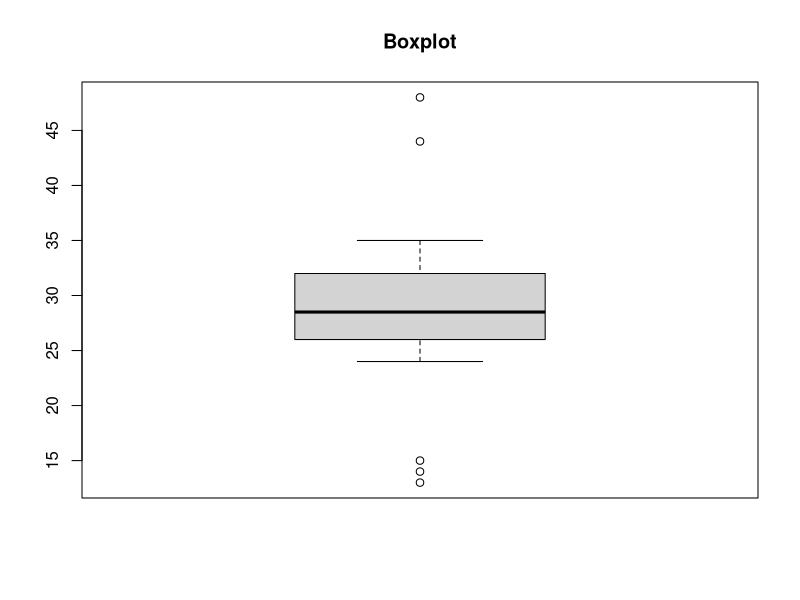
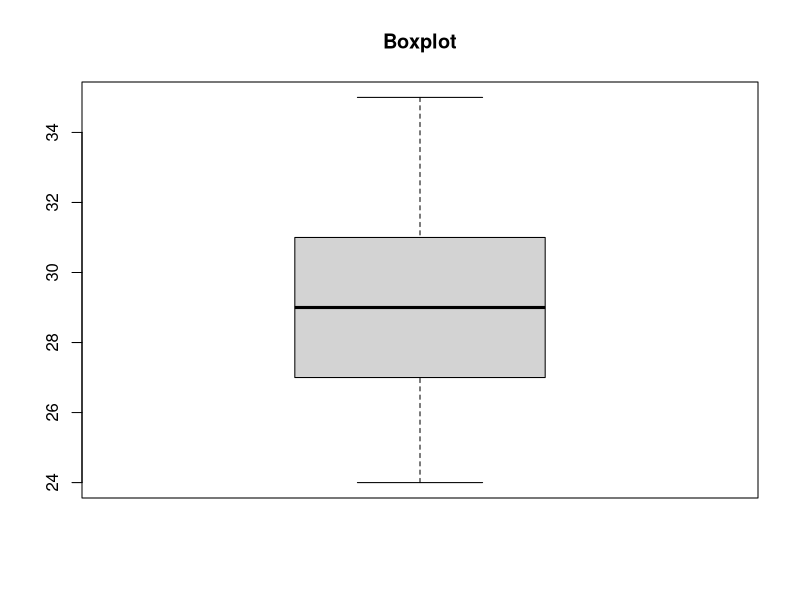
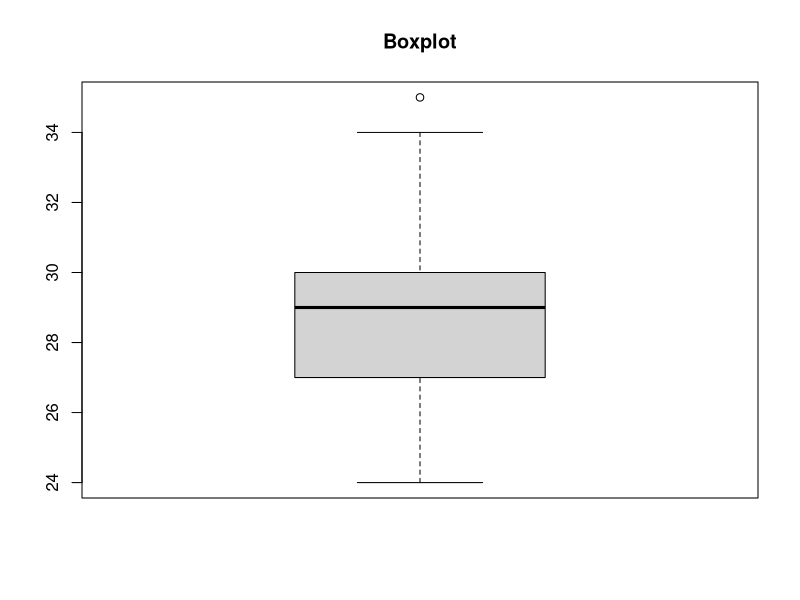
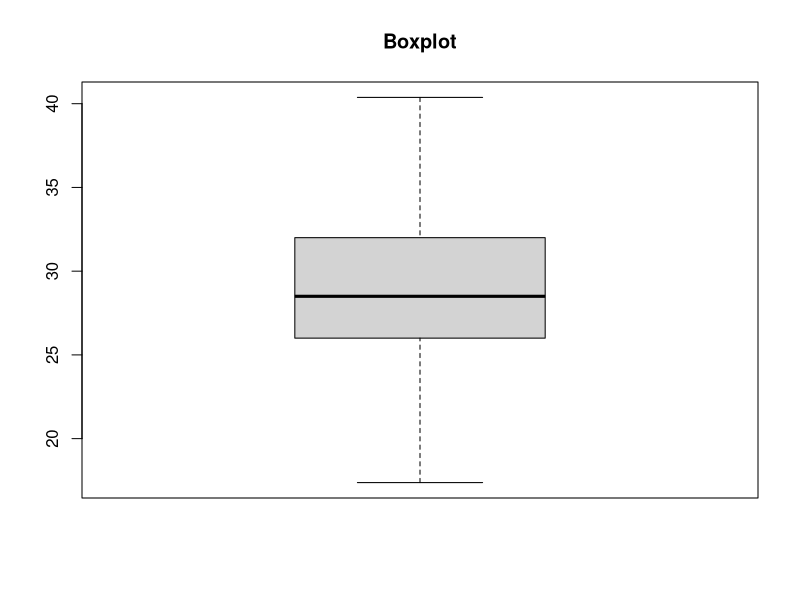
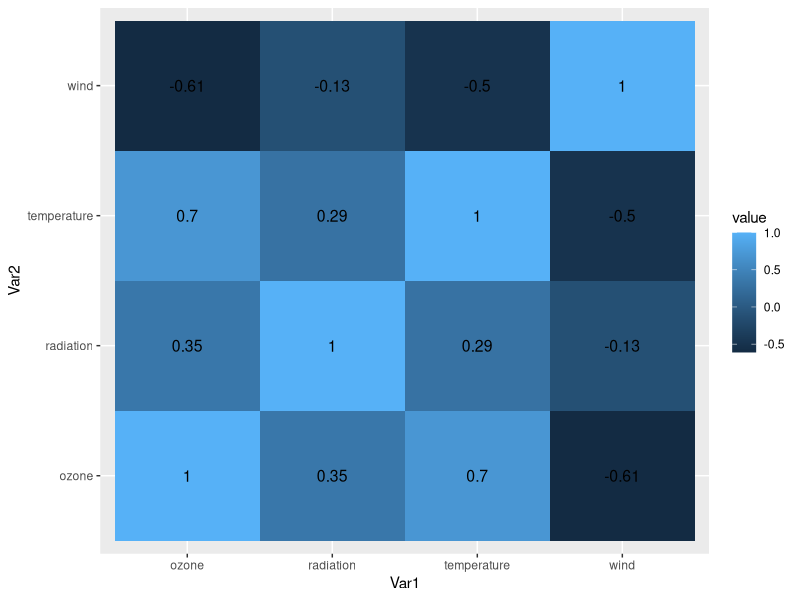

Recreate these plots in R, in order.
# Identifying outliers - Boxplot
data<-c(30,24,26,28,29,28,27,26,32,34,13,15,14,31,29,28,24,25,30,34,35,27,30,34,44,48)

boxplot(data, main = "Boxplot")

#Calculate first & third quartile value
first_q <- quantile(data, 0.25)
third_q <- quantile(data, 0.75)

#Calculate the interquartile range [IQR]
iqr <- IQR(data)

#Calculate upper & lower extreme
le <- first_q - 1.5 * iqr
ue <- third_q + 1.5 * iqr

###################################################################
# Handling outlier - using Boxplot [Drop the value]
data_new <- data
data_new <- data_new[!data_new < le]
data_new <- data_new[!data_new > ue]
print(data_new)

# Replace value with mean
data_mean <- data
avg <- round(mean(data_mean))
data_mean[data_mean < le] <- avg
data_mean[data_mean > ue] <- avg
print(data_mean)

# Replace value with ue & le
data_extreme <- data
data_extreme[data_extreme < le] <- le
data_extreme[data_extreme > ue] <- ue
print(data_extreme)

# Visualize the treated data
boxplot(data_new, main = "Boxplot")
boxplot(data_mean, main = "Boxplot")
boxplot(data_extreme, main = "Boxplot")

###################################################################
# Handling imbalance data
install.packages("ROSE")
library(ROSE)

#import dataset containing 2 files; train (100 obs.) and test (250 obs.)
data(hacide)

#check the structure of hacide.train – containing 3 variables
str(hacide.train)

#check the cls variable in hacide.train
table(hacide.train$cls)

#chek the propotion of cls variable in hacide.train
prop.table(table(hacide.train$cls))

###################################################################
# Oversampling method [ovun.sample() function used]
data_balanced_over <- ovun.sample(cls ~ ., data = hacide.train, method = "over",N = 1960)$data

#check the data and proportion
table(data_balanced_over$cls)
prop.table(table(data_balanced_over$cls)) 

###################################################################
# Undersampling method [ovun.sample() function used]
data_balanced_under <- ovun.sample(cls ~ ., data = hacide.train, method = "under", N = 40, seed = 1)$data

#check the data and proportion
table(data_balanced_under$cls)
prop.table(table(data_balanced_under$cls)) 

###################################################################
# Feature selection
library(lattice)

#load data
data(environmental)
data <- environmental
head(data)

#correlation matrix of data, round each value to 2 decimal places
corr_mat <- round(cor(data), 2)
head(corr_mat)

#reduce te size of the correlation matrix
install.packages("reshape2")
library(reshape2)

melted_corr_mat <- melt(corr_mat)
head(melted_corr_mat)

#plotting the correlation heatmap
library(ggplot2)

ggplot(data = melted_corr_mat, aes(x=Var1, y=Var2, fill=value)) +
  geom_tile() + geom_text(aes(Var2, Var1, label = value), color = "black", size = 4)

###################################################################
# Scaling - Normalization
install.packages("caret")
library(caret)

# Create data
data <- c(244,753,596,645,874,141,639,465,999,654)

# normalizing data
trans_data <- preProcess(as.data.frame(data), method=c("range"))
norm_data <- predict(trans_data, as.data.frame(data))
print(norm_data)

# Standardization
# Create data
data <- c(244,753,596,645,874,141,639,465,999,654)

# standardizing data
std_data <- as.data.frame(scale(data)) 
print(std_data)
